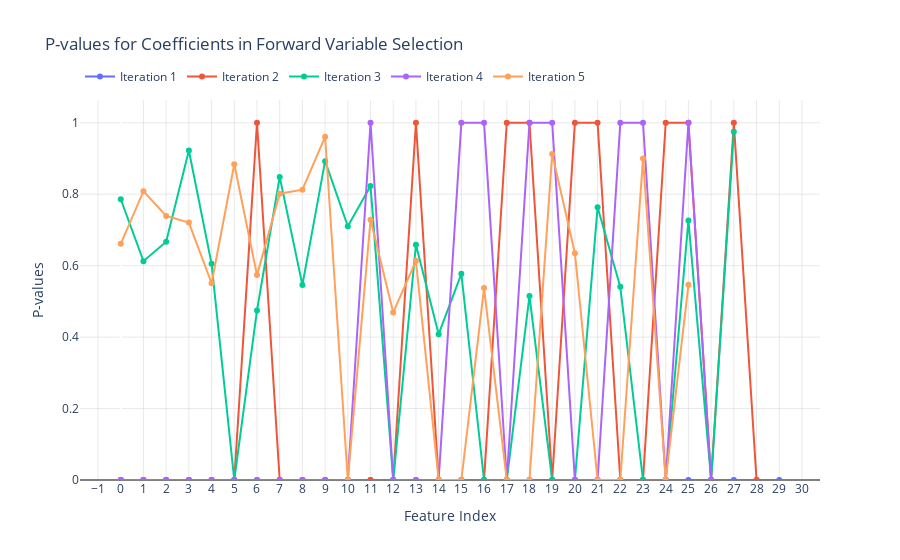

The code cell stored with this chart in its notebook:
### Code cell
# Perform forward variable selection to identify significant features
selected_features, all_p_values = forward_variable_selection(X_train, y_train)
print(f'Selected features in order of selection: {selected_features}')

# Create an interactive Plotly figure to visualize p-values over iterations
fig = go.Figure()

# Add traces for the first 5 iterations (or fewer if less than 5 iterations exist)
for i in range(min(5, len(all_p_values))):
    fig.add_trace(go.Scatter(
        x=list(range(len(all_p_values[i]))),  # Feature indices
        y=all_p_values[i],  # Corresponding p-values
        mode='lines+markers',
        name=f'Iteration {i+1}'
    ))

# Update layout settings for better visualization
fig.update_layout(
    title='P-values for Coefficients in Forward Variable Selection',
    xaxis_title='Feature Index',
    yaxis_title='P-values',
    xaxis=dict(
        tickmode='linear',
        tick0=0,
        dtick=1,
        title='Feature Index',
        showgrid=True,  # Enable grid lines for clarity
        gridcolor='lightgray',  # Set grid line color
        gridwidth=0.5  # Set grid line width
    ),
    yaxis=dict(
        title='P-values',
        rangemode='tozero',
        zeroline=True,
        zerolinewidth=2,
        zerolinecolor='gray',
        showgrid=True,  # Enable grid lines for clarity
        gridcolor='lightgray',  # Set grid line color
        gridwidth=0.5  # Set grid line width
    ),
    plot_bgcolor='white',
    font=dict(size=12),
    legend=dict(x=0, y=1.1, orientation='h')  # Adjust legend position and orientation
)

# Display the plot
fig.show()

### Figure 1 — Plotly figure (JSON) as saved in the notebook; plotly's stock layout.template omitted (floating-point values rounded to 4 significant figures)
{"data": [{"mode": "lines+markers", "name": "Iteration 1", "type": "scatter", "x": [0, 1, 2, 3, 4, 5, 6, 7, 8, 9, 10, 11, 12, 13, 14, 15, 16, 17, 18, 19, 20, 21, 22, 23, 24, 25, 26, 27, 28, 29], "y": [0, 0, 0, 0, 0, 0, 0, 0, 0, 0, 0, 0, 0, 0, 0, 0, 0, 0, 0, 0, 0, 0, 0, 0, 0, 0, 0, 0, 0, 0]}, {"mode": "lines+markers", "name": "Iteration 2", "type": "scatter", "x": [0, 1, 2, 3, 4, 5, 6, 7, 8, 9, 10, 11, 12, 13, 14, 15, 16, 17, 18, 19, 20, 21, 22, 23, 24, 25, 26, 27, 28], "y": [0, 0, 0, 0, 0, 0, 1.0, 0, 0, 0, 0, 0, 0, 1.0, 0, 0, 0, 1.0, 1.0, 0, 1.0, 1.0, 0, 0, 1.0, 1.0, 0, 1.0, 0]}, {"mode": "lines+markers", "name": "Iteration 3", "type": "scatter", "x": [0, 1, 2, 3, 4, 5, 6, 7, 8, 9, 10, 11, 12, 13, 14, 15, 16, 17, 18, 19, 20, 21, 22, 23, 24, 25, 26, 27], "y": [0.7858, 0.6126, 0.6671, 0.9223, 0.6051, 0, 0.4746, 0.8485, 0.546, 0.8925, 0.7102, 0.8233, 0, 0.6585, 0.4082, 0.5771, 0, 0, 0.5153, 0, 0, 0.7633, 0.5407, 0, 0, 0.7267, 0, 0.9751]}, {"mode": "lines+markers", "name": "Iteration 4", "type": "scatter", "x": [0, 1, 2, 3, 4, 5, 6, 7, 8, 9, 10, 11, 12, 13, 14, 15, 16, 17, 18, 19, 20, 21, 22, 23, 24, 25, 26], "y": [0, 0, 0, 0, 0, 0, 0, 0, 0, 0, 0, 1.0, 0, 0, 0, 1.0, 1.0, 0, 1.0, 1.0, 0, 0, 1.0, 1.0, 0, 1.0, 0]}, {"mode": "lines+markers", "name": "Iteration 5", "type": "scatter", "x": [0, 1, 2, 3, 4, 5, 6, 7, 8, 9, 10, 11, 12, 13, 14, 15, 16, 17, 18, 19, 20, 21, 22, 23, 24, 25], "y": [0.6611, 0.8084, 0.739, 0.7206, 0.5507, 0.8838, 0.5735, 0.8015, 0.8126, 0.9608, 0, 0.7287, 0.4691, 0.6134, 0, 0, 0.5372, 0, 0, 0.9128, 0.6348, 0, 0, 0.9, 0, 0.5464]}], "layout": {"font": {"size": 12}, "legend": {"orientation": "h", "x": 0, "y": 1.1}, "plot_bgcolor": "white", "title": {"text": "P-values for Coefficients in Forward Variable Selection"}, "xaxis": {"dtick": 1, "gridcolor": "lightgray", "gridwidth": 0.5, "showgrid": true, "tick0": 0, "tickmode": "linear", "title": {"text": "Feature Index"}}, "yaxis": {"gridcolor": "lightgray", "gridwidth": 0.5, "rangemode": "tozero", "showgrid": true, "title": {"text": "P-values"}, "zeroline": true, "zerolinecolor": "gray", "zerolinewidth": 2}}}
